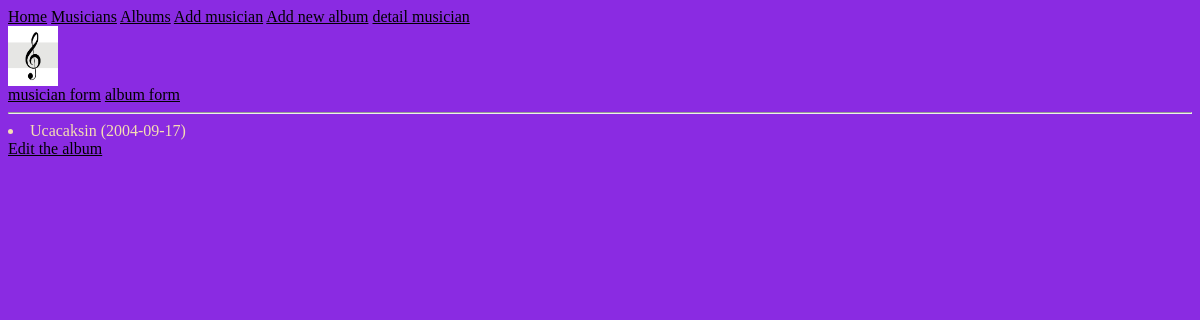
/detail_album/24, run on an earlier commit of the app's database.
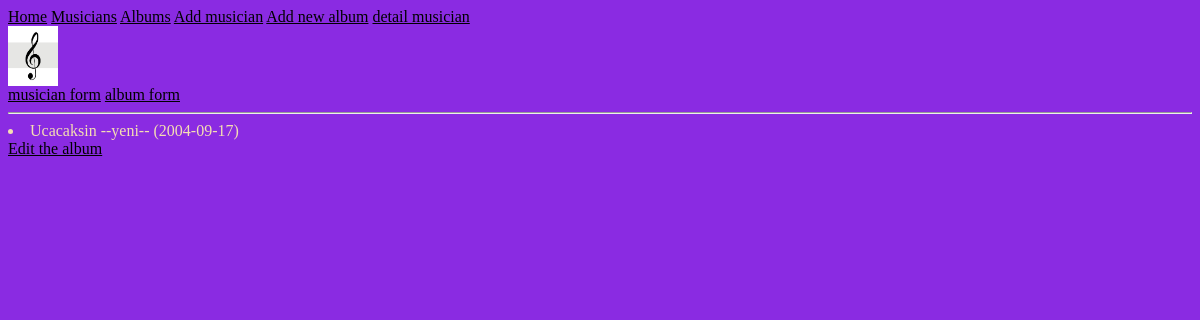
And on a later commit of the database.
### my_app/models.py (models this page shows)
class Album(models.Model):
    artist = models.ForeignKey(Musician, on_delete=models.CASCADE)
    name = models.CharField(max_length=30)
    rel_date = models.DateField()
    num_stars = models.IntegerField()
    rating = (
        (1,"Worst"),
        (2,"Bad"),
        (3,"Meh"),
        (4,"Good"),
        (5,"Very Good")
    )
    num_stars = models.IntegerField(choices=rating)
    class Meta:
        ordering = ['-num_stars']
    def __str__(self):
        return self.name +  " (" + str(self.rel_date) + ")"

### my_app/views.py (the view)
# urls.py: path('detail_album/<int:album_detail_id>', views.detail_album,name='detail_album_page'),
def detail_album(request,album_detail_id):
    q = Album.objects.get(pk = album_detail_id)
    context = {
        'data':q,
        'al_id':album_detail_id,
    }
    return render (request,'my_app/detail_album.html',context)

### templates/my_app/detail_album.html
{% extends 'my_app/base.html' %}
{% block content %}
 <li>{{data}}
</li>
<a href="{% url 'edit_album_page' album_id_omercik=al_id %}">Edit the album</a>
{% endblock %}

What changed in the data, as far as the page shows it:
changed Album: name+rel_date "Ucacaksin (2004-09-17)" → "Ucacaksin --yeni-- (2004-09-17)"
